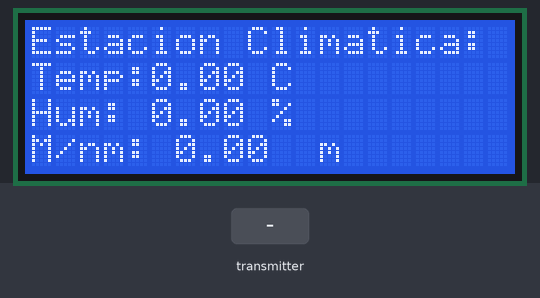
The sketch below on a simulated Arduino Uno, built with avr-gcc and run on an emulated ATmega328P. Shown: 20×4 character LCD. The test bench sets the inputs (shaded band). No radio packets arrive unless stated; what the sketch prints to the serial monitor is not drawn.

Above: at 1.2 s.
1.3 s: the transmitter starts sending data.1 = 25
At 3.0 s:
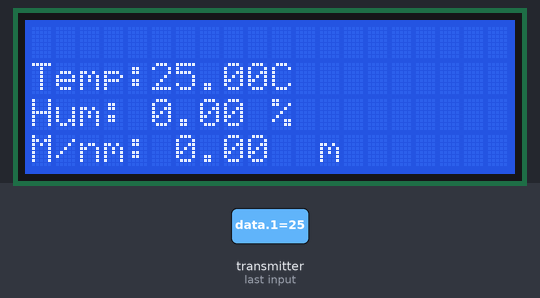
7.3 s: the transmitter starts sending data.2 = 25
At 8.7 s:
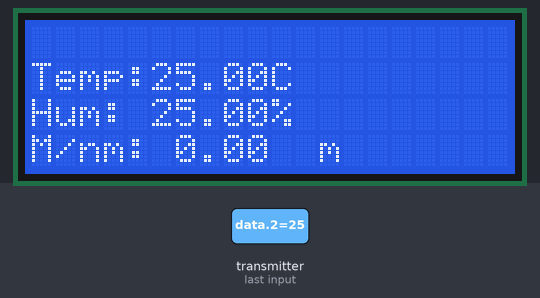
11.8 s: the transmitter starts sending data.4 = 25
At 13.8 s:
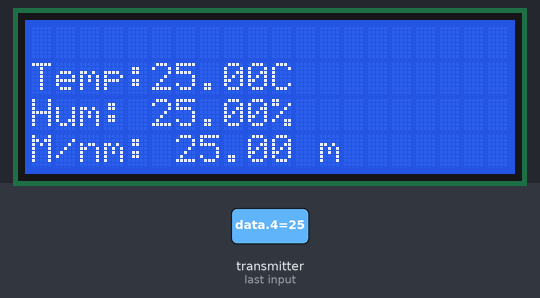
15.8 s: the transmitter starts sending data.1 = 0
At 17.6 s:
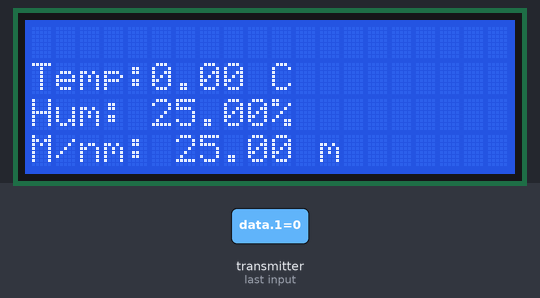
19.9 s: the transmitter starts sending data.2 = 0
At 21.4 s:
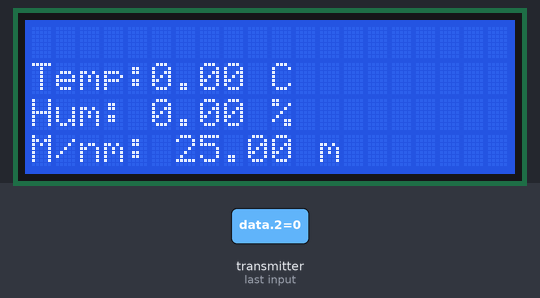
24.0 s: the transmitter starts sending data.4 = 50
At 25.1 s:
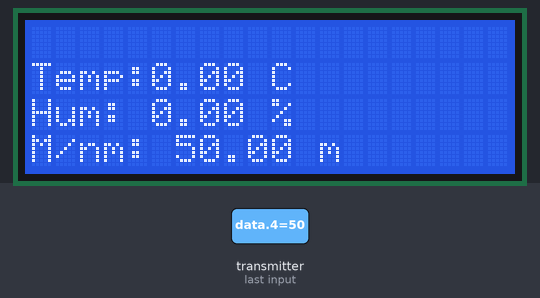
Timing chart, 0 to 27.0 s (numbered marks = the images above; inputs shaded):
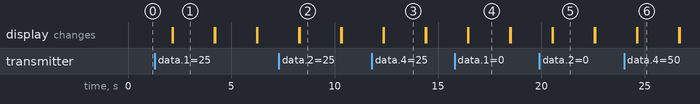

Measured:
- after the input at 1.3 s, the display: first changes after 0.83 s (image 1 shows a later state)
- after the input at 7.3 s, the display: first differs from a run without the input after 1.0 s (image 2)
- after the input at 11.8 s, the display: first differs from a run without the input after 0.59 s (image 3)
- after the input at 15.8 s, the display: first differs from a run without the input after 0.67 s (image 4)
- after the input at 19.9 s, the display: first differs from a run without the input after 0.66 s (image 5)
- after the input at 24.0 s, the display: first differs from a run without the input after 0.64 s (image 6)
- what the display in image 1 shows lasts 2.0 s, from 2.2 s to 4.2 s

The sketch:

Receptor.ino
```cpp
#include <SPI.h>
#include <RF24.h>
#include <Wire.h>
#include <LiquidCrystal_I2C.h>

// direccion I2C del lcd, y su dimension
LiquidCrystal_I2C lcd(0x27,20,4);

// se definen los pines del modulo nRF24
const int pinCE = 9;
const int pinCSN = 10;
RF24 radio(pinCE, pinCSN);

// Direccion de radio del nRF24
const uint64_t pipe = 0xE8E8F0F0E1LL;

// array para los datos a recibir
float data[5];

void setup(){
    lcd.init(); // inicia el lcd
    lcd.backlight(); // se enciende la luz del lcd
    lcd.setCursor(0,0); // se posiciona en 0,0
    lcd.print("Estacion Climatica:"); // escribimos en el lcd
    radio.begin(); // iniciamos la comunicacion por radio
    Serial.begin(9600); // iniciamos la comunicacion serial

    // se comienza a escuchar por radio
    radio.openReadingPipe(1, pipe);
    radio.startListening();
}

void loop(){
    // lemos los datos que recibimos
    radio.read(data, sizeof data);

    // imprimimos todo lo que llega en el puerto serial
    Serial.print(data[1]);
    Serial.print(",");
    Serial.print(data[2]);
    Serial.print(",");
    Serial.print(data[3]);
    Serial.print(",");
    Serial.println(data[4]);

    // imprimimos los datos en el lcd
    lcd.setCursor(0,1);
    lcd.print("Temp:");
    lcd.setCursor(5,1);
    lcd.print(data[1]);
    lcd.setCursor(10,1);
    lcd.print("C");

    lcd.setCursor(0,2);
    lcd.print("Hum:");
    lcd.setCursor(5,2);
    lcd.print(data[2]);
    lcd.setCursor(10,2);
    lcd.print("%");

    lcd.setCursor(0,3);
    lcd.print("M/nm:");
    lcd.setCursor(6,3);
    lcd.print(data[4]);
    lcd.setCursor(12,3);
    lcd.print("m");

    // esperamos 2 segundos
    delay(2000);

    // si siguen llegando limpiamos el lcd
    if (radio.available()){
      lcd.clear();
    }
}
```
